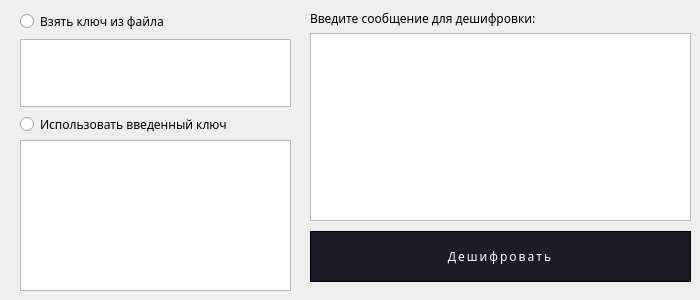
<?xml version="1.0" encoding="UTF-8"?>
<ui version="4.0">
 <class>DecodeWindow</class>
 <widget class="QDialog" name="DecodeWindow">
  <property name="geometry">
   <rect>
    <x>0</x>
    <y>0</y>
    <width>700</width>
    <height>300</height>
   </rect>
  </property>
  <property name="windowTitle">
   <string>DecodeWindow</string>
  </property>
  <widget class="QWidget" name="verticalLayoutWidget">
   <property name="geometry">
    <rect>
     <x>20</x>
     <y>10</y>
     <width>271</width>
     <height>126</height>
    </rect>
   </property>
   <layout class="QVBoxLayout" name="verticalLayout">
    <item>
     <widget class="QRadioButton" name="radioButton">
      <property name="font">
       <font>
        <family>PT Mono</family>
       </font>
      </property>
      <property name="text">
       <string>Взять ключ из файла</string>
      </property>
     </widget>
    </item>
    <item>
     <widget class="QPlainTextEdit" name="plainTextEdit"/>
    </item>
    <item>
     <widget class="QRadioButton" name="radioButton_2">
      <property name="font">
       <font>
        <family>PT Mono</family>
       </font>
      </property>
      <property name="text">
       <string>Использовать введенный ключ</string>
      </property>
     </widget>
    </item>
   </layout>
  </widget>
  <widget class="QWidget" name="verticalLayoutWidget_2">
   <property name="geometry">
    <rect>
     <x>20</x>
     <y>140</y>
     <width>271</width>
     <height>151</height>
    </rect>
   </property>
   <layout class="QVBoxLayout" name="verticalLayout_2">
    <item>
     <widget class="QPlainTextEdit" name="plainTextEdit_2"/>
    </item>
   </layout>
  </widget>
  <widget class="QWidget" name="verticalLayoutWidget_3">
   <property name="geometry">
    <rect>
     <x>310</x>
     <y>10</y>
     <width>381</width>
     <height>211</height>
    </rect>
   </property>
   <layout class="QVBoxLayout" name="verticalLayout_3">
    <item>
     <widget class="QLabel" name="label_2">
      <property name="font">
       <font>
        <family>PT Mono</family>
       </font>
      </property>
      <property name="text">
       <string>Введите сообщение для дешифровки:</string>
      </property>
     </widget>
    </item>
    <item>
     <widget class="QPlainTextEdit" name="plainTextEdit_3"/>
    </item>
   </layout>
  </widget>
  <widget class="QPushButton" name="pushButton">
   <property name="geometry">
    <rect>
     <x>290</x>
     <y>221</y>
     <width>421</width>
     <height>71</height>
    </rect>
   </property>
   <property name="font">
    <font>
     <family>Montserrat</family>
     <underline>false</underline>
     <strikeout>false</strikeout>
    </font>
   </property>
   <property name="styleSheet">
    <string notr="true">background: #1D1B26;
  text-decoration: none;
  color: white;
  display: inline-block;
  position: relative;
  padding: 15px 30px;
  border: 1px solid;
  border-image: linear-gradient(180deg, #ff3000, #ed0200, #ff096c, #d50082);
  border-image-slice: 1;
  margin: 10px 20px;
  font-family: 'Montserrat', sans-serif;
  text-transform: uppercase;
  overflow: hidden;
  letter-spacing: 2px;
  transition: .8s cubic-bezier(.165, .84, .44, 1);
</string>
   </property>
   <property name="text">
    <string>Дешифровать</string>
   </property>
  </widget>
  <widget class="QLabel" name="label">
   <property name="geometry">
    <rect>
     <x>90</x>
     <y>220</y>
     <width>321</width>
     <height>261</height>
    </rect>
   </property>
   <property name="text">
    <string/>
   </property>
  </widget>
 </widget>
 <resources/>
 <connections/>
</ui>
